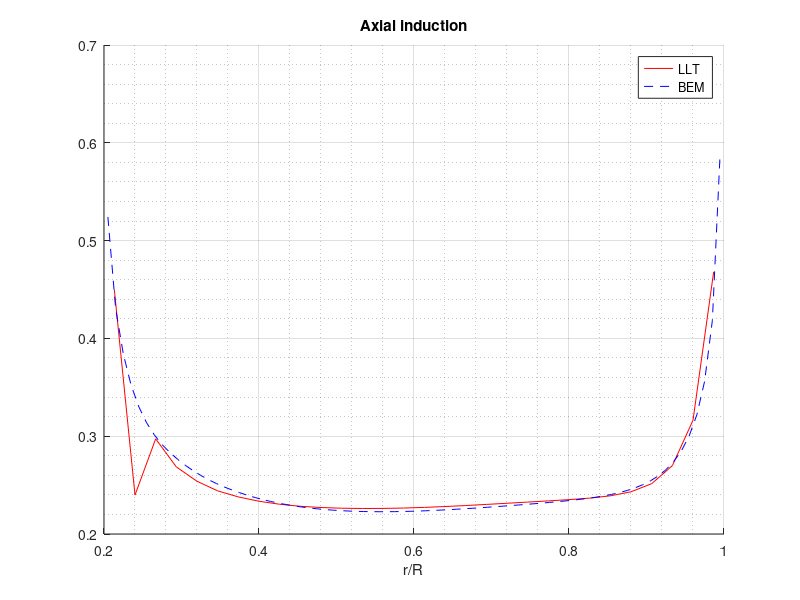
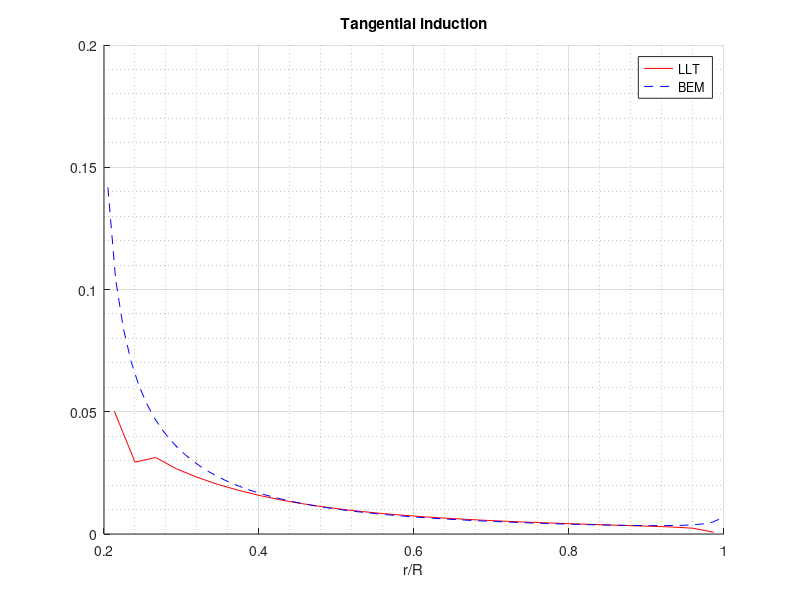
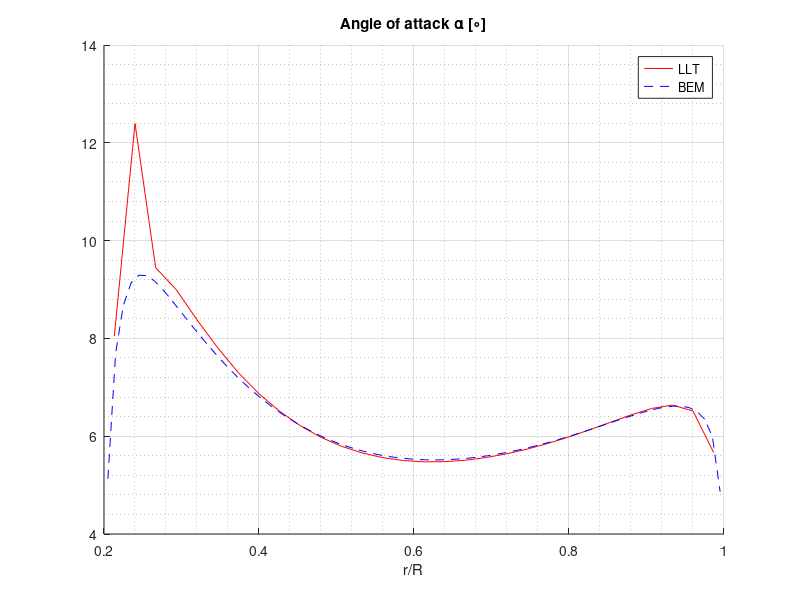
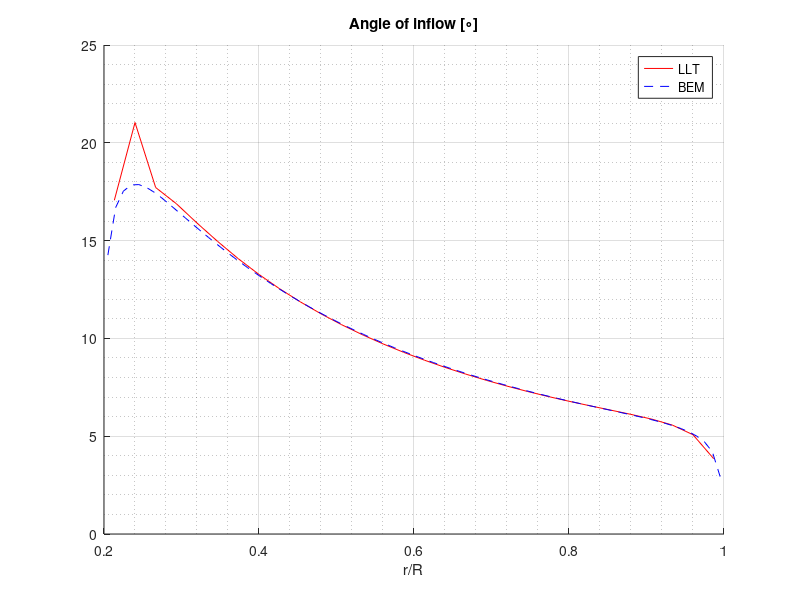

Reproduce these figures in MATLAB, in order.
%% plotting BEM vs LLT
clc
clear all
close all

windvel = [10,0,0];
TSR=8;
Radius=50;
Omega=norm(windvel)*TSR/Radius;
NBlades=3;

load('results_llt_N30.mat')
llt_N = length(results_llt)/NBlades;
load('results_bem_N80.mat');
bem_N = length(results_bem);

colors = ['r'; 'b'; 'g'; 'm'; 'y']; % define color scheme, more colors need to be added for larger analysis
% change inflow angle from rad to degrees
results_bem(:,9) = rad2deg(results_bem(:,9));
results_llt(:,9) = rad2deg(results_llt(:,9));
% non-dimensionalize circulation - only for llt!
results_llt(:,7) = results_llt(:,7)/(pi*norm(windvel)^2/(NBlades*Omega));

%% a
figure()
hold on
plot(results_llt(1:llt_N,1), results_llt(1:llt_N,2), '-', 'Color', colors(1), 'DisplayName',sprintf('LLT'))
plot(results_bem(:,1), results_bem(:,2), '--', 'Color', colors(2), 'DisplayName',sprintf('BEM'))
title('Axial induction')
grid on
grid minor
xlabel('r/R')
legend show
hold off

%% a'
figure()
hold on
plot(results_llt(1:llt_N,1), results_llt(1:llt_N,3), '-', 'Color', colors(1), 'DisplayName',sprintf('LLT'))
plot(results_bem(:,1), results_bem(:,3), '--', 'Color', colors(2), 'DisplayName',sprintf('BEM'))
title('Tangential induction')
grid on
grid minor
xlabel('r/R')
legend show
hold off

%% alpha
figure()
hold on
plot(results_llt(1:llt_N,1), results_llt(1:llt_N,8), '-', 'Color', colors(1), 'DisplayName',sprintf('LLT'))
plot(results_bem(:,1), results_bem(:,8), '--', 'Color', colors(2), 'DisplayName',sprintf('BEM'))
title('Angle of attack \alpha [\circ]')
grid on
grid minor
xlabel('r/R')
legend show
hold off

%% inflow
figure()
hold on
plot(results_llt(1:llt_N,1), results_llt(1:llt_N,9), '-', 'Color', colors(1), 'DisplayName',sprintf('LLT'))
plot(results_bem(:,1), results_bem(:,9), '--', 'Color', colors(2), 'DisplayName',sprintf('BEM'))
title('Angle of inflow [\circ]')
grid on
grid minor
xlabel('r/R')
legend show
hold off

%% CT
figure()
hold on
plot(results_llt(1:llt_N,1), results_llt(1:llt_N,4),'DisplayName',sprintf('LLT'))
plot(results_bem(:,1), results_bem(:,4), 'DisplayName',sprintf('BEM'))
title('C_T')
grid on
grid minor
xlabel('r/R')
legend show
hold off

%% CP
figure()
hold on
plot(results_llt(1:llt_N,1), results_llt(1:llt_N,5), '-', 'Color', colors(1), 'DisplayName',sprintf('LLT'))
plot(results_bem(:,1), results_bem(:,5), '--', 'Color', colors(2), 'DisplayName',sprintf('BEM'))
title('C_P')
grid on
grid minor
xlabel('r/R')
legend show
hold off

%% CQ
figure()
hold on
plot(results_llt(1:llt_N,1), results_llt(1:llt_N,6), '-', 'Color', colors(1), 'DisplayName',sprintf('LLT'))
plot(results_bem(:,1), results_bem(:,6), '--', 'Color', colors(2), 'DisplayName',sprintf('BEM'))
title('C_Q')
grid on
grid minor
xlabel('r/R')
legend show
hold off

%% CN

%% Circulation
figure()
hold on
plot(results_llt(1:llt_N,1), results_llt(1:llt_N,7), '-', 'Color', colors(1), 'DisplayName',sprintf('LLT'))
plot(results_bem(:,1), results_bem(:,7), '--', 'Color', colors(2), 'DisplayName',sprintf('BEM'))
title('Circulation distribution (non-dimensionalized by \pi U_\infty^2 / \Omega N_{blades})')
grid on
grid minor
xlabel('r/R')
legend show
hold off